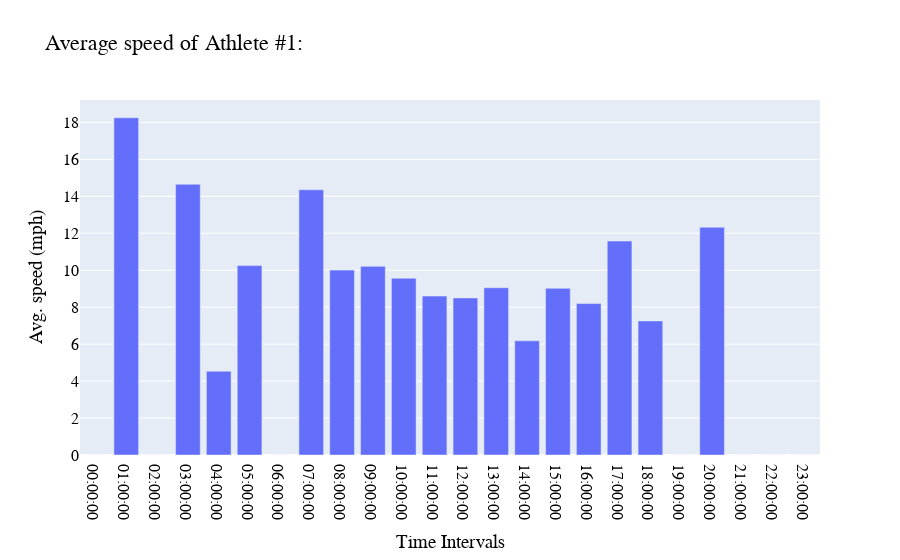

The notebook cell saved with this chart:
### Code cell
# print(dis)
import plotly.graph_objects as go
fig = go.Figure()
fig.add_trace(go.Bar(
    x=xx,
    y=speed,
    name='Average speed of Athlete #1',
    marker_color='indianred'
))
# fig.update_layout(title_text='Athlete #1 average speeds')
# # Here we modify the tickangle of the xaxis, resulting in rotated labels.
# fig.update_layout(barmode='group', xaxis_tickangle=-45)

fig = go.Figure(data=[go.Bar(name='Followers', x=xx, y=speed)])
fig.update_layout(barmode='group',title="Average speed of Athlete #1:",xaxis_title="Time Intervals",yaxis_title="Avg. speed (mph)",font=dict(family="Raleway",size=16,color="black"))

fig.show()

### Figure 1 — Plotly figure (JSON) as saved in the notebook; plotly's stock layout.template omitted (floating-point values rounded to 4 significant figures)
{"data": [{"name": "Followers", "type": "bar", "x": ["00:00:00", "01:00:00", "02:00:00", "03:00:00", "04:00:00", "05:00:00", "06:00:00", "07:00:00", "08:00:00", "09:00:00", "10:00:00", "11:00:00", "12:00:00", "13:00:00", "14:00:00", "15:00:00", "16:00:00", "17:00:00", "18:00:00", "19:00:00", "20:00:00", "21:00:00", "22:00:00", "23:00:00"], "y": [0, 18.25, 0, 14.65, 4.531, 10.25, 0, 14.35, 10.01, 10.21, 9.565, 8.599, 8.499, 9.051, 6.177, 9.019, 8.193, 11.58, 7.256, 0, 12.32, 0, 0, 0]}], "layout": {"barmode": "group", "font": {"color": "black", "family": "Raleway", "size": 16}, "title": {"text": "Average speed of Athlete #1:"}, "xaxis": {"title": {"text": "Time Intervals"}}, "yaxis": {"title": {"text": "Avg. speed (mph)"}}}}
